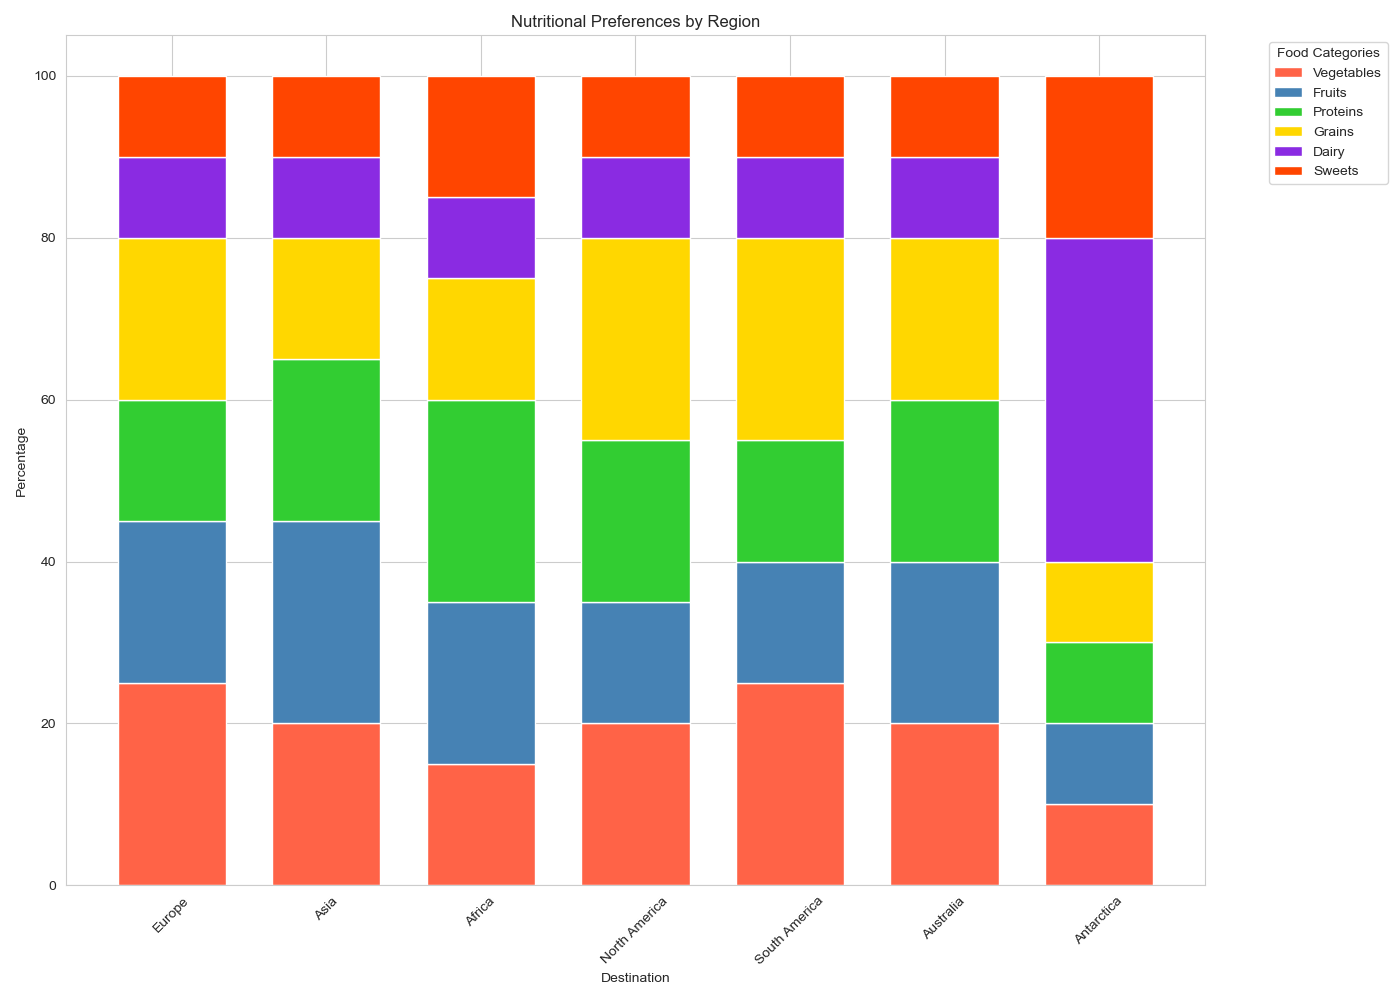

Write Python code to recreate this figure.

import matplotlib.pyplot as plt
import pandas as pd
import seaborn as sns

data = [
    {'Destination': 'Europe', 'Vegetables': '25%', 'Fruits': '20%', 'Proteins': '15%', 'Grains': '20%', 'Dairy': '10%', 'Sweets': '10%'},
    {'Destination': 'Asia', 'Vegetables': '20%', 'Fruits': '25%', 'Proteins': '20%', 'Grains': '15%', 'Dairy': '10%', 'Sweets': '10%'},
    {'Destination': 'Africa', 'Vegetables': '15%', 'Fruits': '20%', 'Proteins': '25%', 'Grains': '15%', 'Dairy': '10%', 'Sweets': '15%'},
    {'Destination': 'North America', 'Vegetables': '20%', 'Fruits': '15%', 'Proteins': '20%', 'Grains': '25%', 'Dairy': '10%', 'Sweets': '10%'},
    {'Destination': 'South America', 'Vegetables': '25%', 'Fruits': '15%', 'Proteins': '15%', 'Grains': '25%', 'Dairy': '10%', 'Sweets': '10%'},
    {'Destination': 'Australia', 'Vegetables': '20%', 'Fruits': '20%', 'Proteins': '20%', 'Grains': '20%', 'Dairy': '10%', 'Sweets': '10%'},
    {'Destination': 'Antarctica', 'Vegetables': '10%', 'Fruits': '10%', 'Proteins': '10%', 'Grains': '10%', 'Dairy': '40%', 'Sweets': '20%'}
]

df = pd.DataFrame(data)
df = df.set_index('Destination')
df = df.applymap(lambda x: int(x.replace('%', '')))

cumulative_sum = df.cumsum(axis=1)

colors = ['#FF6347', '#4682B4', '#32CD32', '#FFD700', '#8A2BE2', '#FF4500']

fig, ax = plt.subplots(figsize=(14, 10))

bottom = None

for column, color in zip(df.columns, colors):
    ax.bar(df.index, df[column], bottom=bottom, label=column, color=color, width=0.7)
    bottom = cumulative_sum[column]

ax.legend(title='Food Categories', bbox_to_anchor=(1.05, 1), loc='upper left')

ax.set_ylabel('Percentage')
ax.set_xlabel('Destination')
ax.set_title('Nutritional Preferences by Region')

plt.xticks(rotation=45)
plt.tight_layout()
plt.show()
